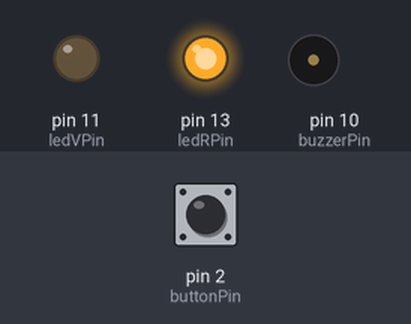
This sketch was run on a simulated Arduino Uno, built with avr-gcc and run on an emulated ATmega328P. On the bench: output pins drawn as LEDs (lit = HIGH), buzzer (waves = sounding). Inputs (shaded band) come from the test bench; at power-on: pin 2 (buttonPin) LOW.

Above: at 1.2 s.
1.3 s: pin 2 (buttonPin) pulled HIGH for 0.15 s
At 2.6 s:
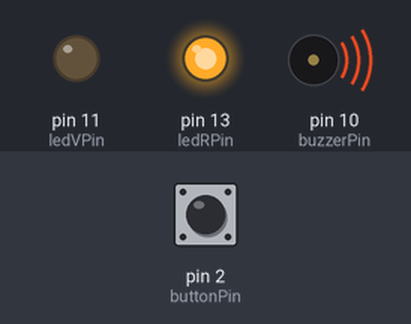
2.9 s: pin 2 (buttonPin) pulled HIGH for 3.2 s
At 4.3 s:
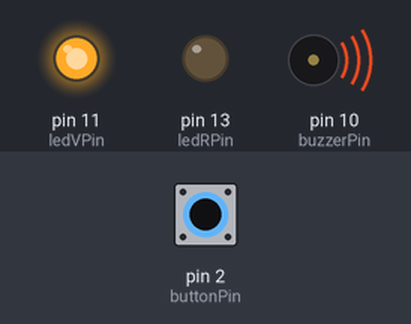
Timing chart, 0 to 7.6 s (numbered marks = the images above; inputs shaded):
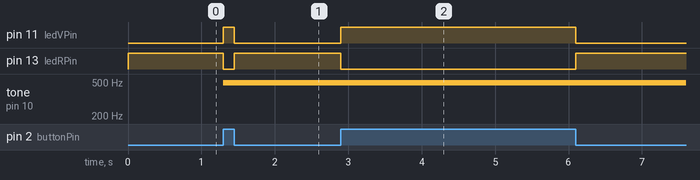

The sketch:

Pulsador_Zumbador2.ino
```cpp
/*
  Pulsador Zumbador
  Sistema para controlar un zumbador con un pulsador
  con dos leds testigos que indican el estado del zumbador

  Hardware:
  Pulsador pin 2
  Zumbador pin 10
  LED rojo 13
  LED Verde 11

  Jose Pujol
  Septiembre 2017
*/

// constantes que no cambian se usan para establecer los pines
const int buttonPin = 2;     // el numero del pin del pulsador
const int buzzerPin =  10;   // el numero de pin del zumbador
const int ledRPin = 13;
const int ledVPin = 11;

// variables que cambian
int buttonState = 0;       // variable para almacenar el estado del pulsador

void setup() {
  // inicializa el pulsador como entrada
  pinMode(buttonPin, INPUT);
  pinMode(ledRPin, OUTPUT);
  pinMode(ledVPin, OUTPUT);

}

void loop() {

  // lee el estado del pulsador y lo almacena en la variable
  buttonState = digitalRead(buttonPin);

  // revisa si el pulsador esta presionado
  if (buttonState == HIGH) {
    analogWrite(buzzerPin, 125);      // activa el zumbador
    digitalWrite(ledVPin, HIGH);      // enciende led Verde
    digitalWrite(ledRPin, LOW);       //  apaga led Rojo

  }
  // si no esta presionado
  else {
    analogWrite(buzzerPin, 0);     // apaga el zumbador
    digitalWrite(ledVPin, LOW);     //  apaga led Verde
    digitalWrite(ledRPin, HIGH);    // enciende led Rojo
  }
}
```

Measured:
- after the input at 1.3 s, pin 11 (ledVPin): LOW → HIGH at once, → LOW 0.15 s later; pin 13 (ledRPin): HIGH → LOW at once, → HIGH 0.15 s later; tone on pin 10 (buzzerPin): silent → 490 Hz at once
- after the input at 2.9 s, pin 11 (ledVPin): LOW → HIGH at once, → LOW 3.2 s later; pin 13 (ledRPin): HIGH → LOW at once, → HIGH 3.2 s later
